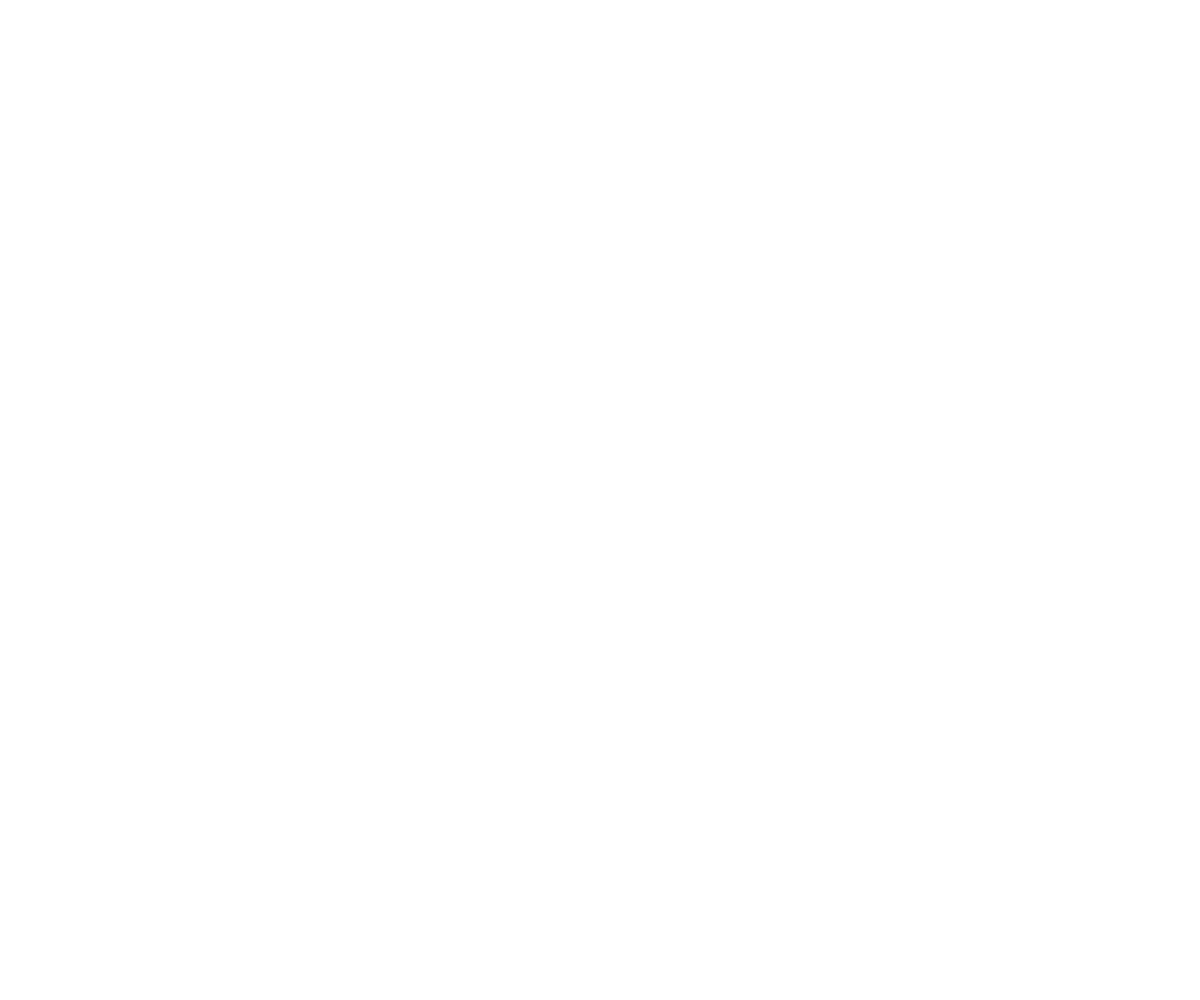
Frame 1 (no input)
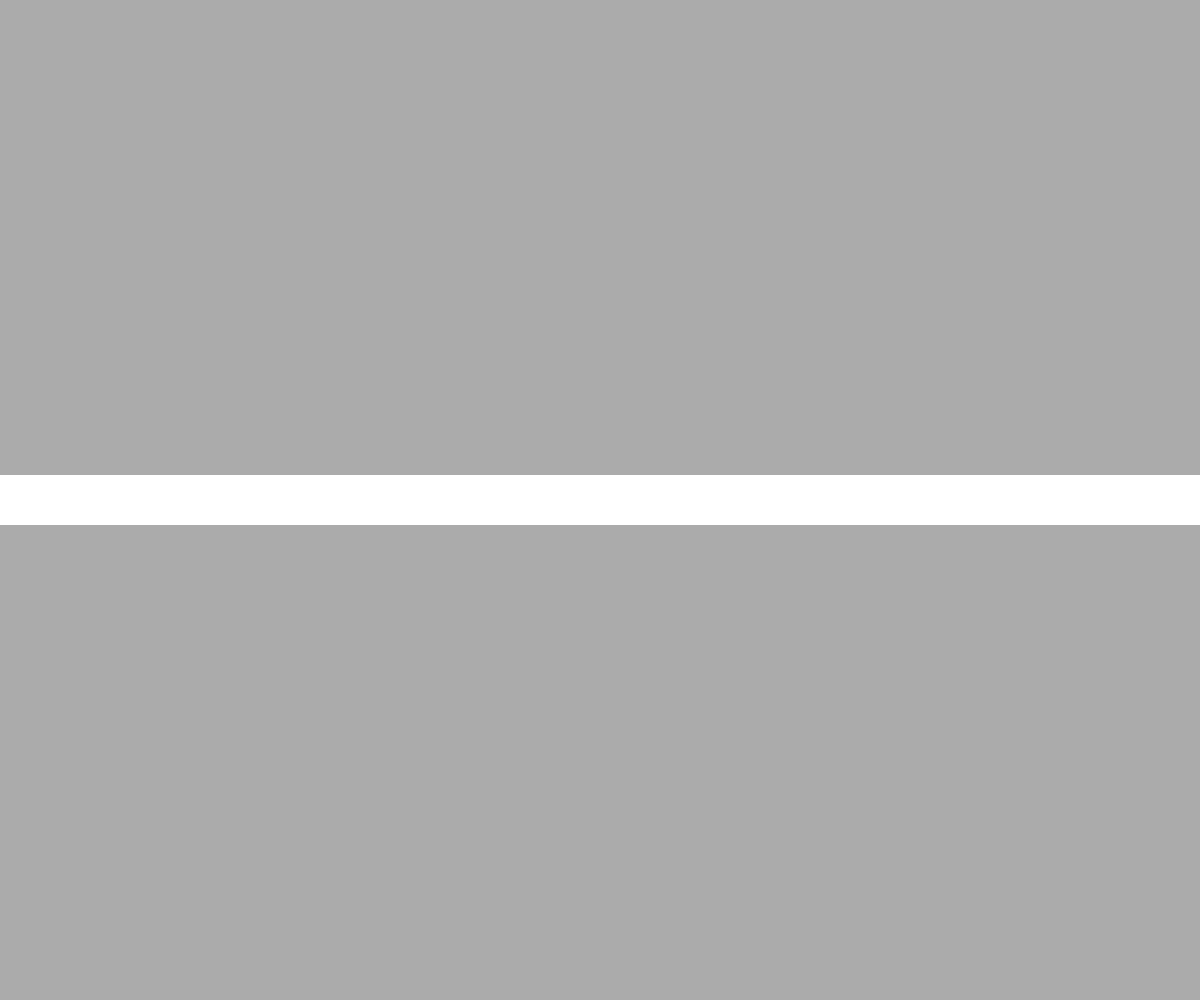
Frame 60 (no input)
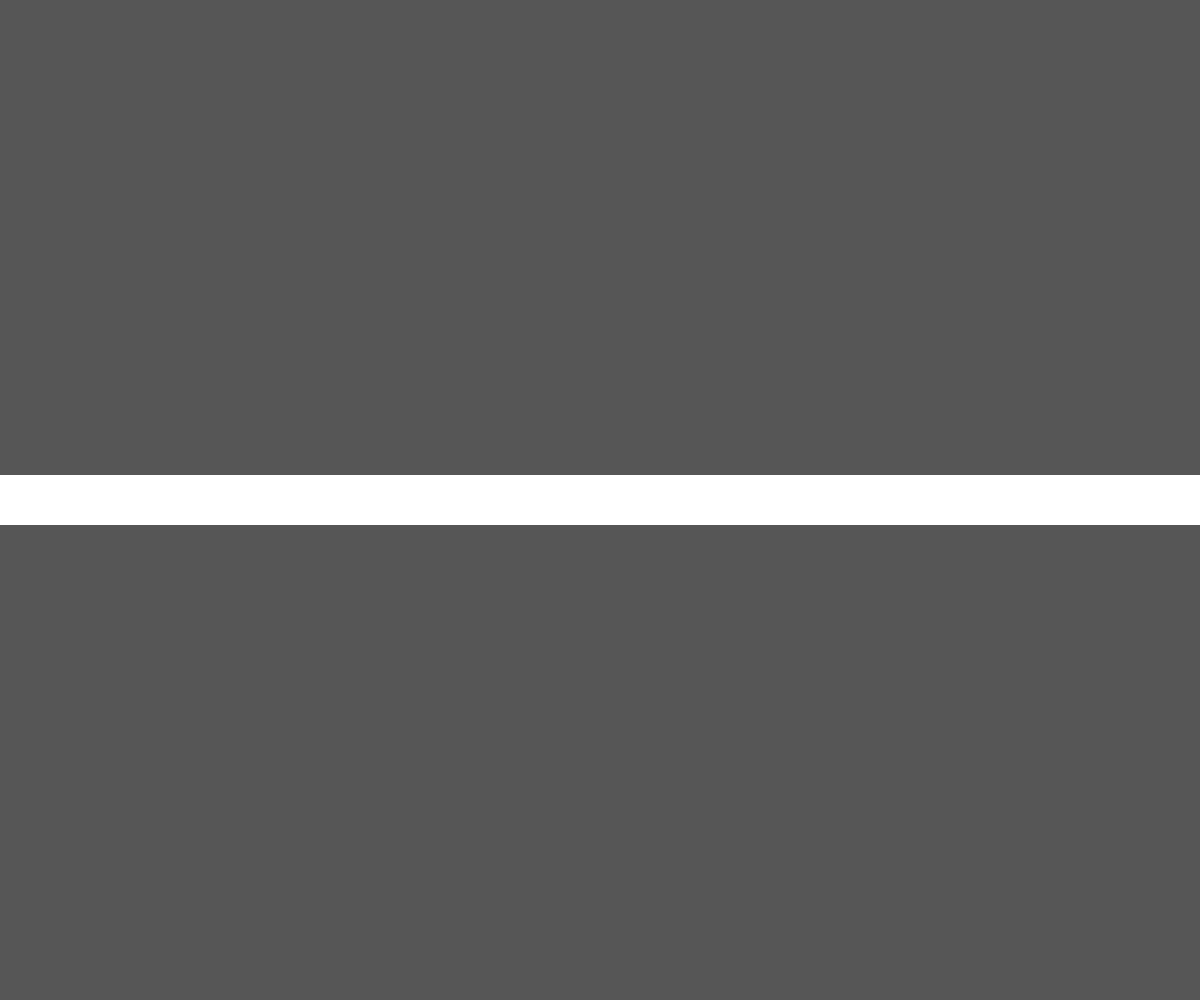
Frame 120 (the mouse pressed at the canvas centre since frame 60)

The p5.js sketch that drew these frames (run headless with seeded random() and noise() and a simulated clock; from frame 60 on, the mouse is pressed at the canvas centre):

// p5.js sketch
// ── sketch.js
// Initial settings
let settings = SCORE[1];

// Animation
let b1, b2;
let b1speed, b2speed;
let low = 0;
let high = 255;
let a = low;
let aspeed;
let m;
let bg = high;
let limit;
let anchor;
let go = true;
let debug = true;

function setup() {
  createCanvas(windowWidth, windowHeight);
  noStroke();
  noCursor();
  randomSeed(0);
  reset();
}

function calc_speed(duration, range) {
  return range / (duration * 60);
}

function calc_margin(duration, speed) {
  return (duration * 60) * speed;
}

function reset() {
  console.log("RESET");

  // Reset orientation
  limit = height;
  anchor = width;

  // Reset animation variables
  a = low;
  aspeed = calc_speed(settings.fade_time, 255);
  m = calc_margin(settings.hold_time, aspeed);
  b1 = limit * settings.layout;
  b2 = limit - b1;
  b1speed = settings.progression[0] * height * settings.dir;
  b2speed = settings.progression[1] * height * settings.dir;

  console.log("Speeds: " + b1speed, b2speed);
}

function draw() {
  background(bg);
  // Is the background white or black?
  // Make it the oppposite color
  fill(bg > low ? low : high, a);
  rect(0, 0, anchor, b1);
  rect(0, b2, anchor, limit - b2);
  a += aspeed;
  // If fully faded in
  if (a > high + m || a < low - m) {
    b1 += b1speed;
    b2 += b2speed;
    if ((b1 > limit || b1 < 0) && (b2 > limit || b2 < 0)) {
      if (b1 > limit || b2 < 0) {
        // If the background was white, make it black
        bg = bg > low ? low : high;
        console.log(bg);
      }
      reset();
    }
  }

  if (debug) {
    textAlign(RIGHT, BOTTOM);
    textSize(24);
    fill('red');
    text("b1: " + nfs(b1, 0, 2) + "\tb2: " + nfs(b2, 0, 2));
  }
}

function keyPressed() {
  if (typeof +key === 'number') {    
    settings = SCORE[key];
    reset();
    return;
  }
  switch (keyCode) {
    case SHIFT:
      debug = !debug;
      break;
    case ENTER:
      reset();
      break;
    case 32:
      go = !go;
      if (go) loop();
      else noLoop();
      break;
  }
}

// ── settings.js
// Set speeds
const SLOW = 0.0001;
const MEDIUM = 0.001;
const FAST = 0.01;

// Set layout ratios
const SLIVER = 0.475;
const TRIPTYCH = 0.34;
const DESERT = 0.1;

// Narrative
const PROGRESSIONS = {
  FOLLOW: {
    SS: [SLOW, SLOW],
    MM: [MEDIUM, MEDIUM],
    FF: [FAST, FAST],
    SM: [SLOW, MEDIUM],
    MS: [MEDIUM, SLOW],
    MF: [MEDIUM, FAST],
    FM: [FAST, MEDIUM],
    SF: [SLOW, FAST],
    FS: [FAST, SLOW],
  },
  DIVERGE: {
    SS: [-SLOW, SLOW],
    MM: [-MEDIUM, MEDIUM],
    FF: [-FAST, FAST],
    SM: [-SLOW, MEDIUM],
    MS: [-MEDIUM, SLOW],
    MF: [-MEDIUM, FAST],
    FM: [-FAST, MEDIUM],
    SF: [-SLOW, FAST],
    FS: [-FAST, SLOW],
  },
  CONVERGE: {
    SS: [SLOW, -SLOW],
    MM: [MEDIUM, -MEDIUM],
    FF: [FAST, -FAST],
    SM: [SLOW, -MEDIUM],
    MS: [MEDIUM, -SLOW],
    MF: [MEDIUM, -FAST],
    FM: [FAST, -MEDIUM],
    SF: [SLOW, -FAST],
    FS: [FAST, -SLOW],
  }
}

// Sets
const SCORE = {
  1: {
    layout: SLIVER,
    progression: PROGRESSIONS.CONVERGE.FF,
    dir : 1,
    fade_time: 3,
    hold_time: 1
  },
  2: {
    layout: TRIPTYCH,
    progression: PROGRESSIONS.DIVERGE.MM,
    dir : 1,
    fade_time: 10,
    hold_time: 3
  },
  3: {
    layout: DESERT,
    progression: PROGRESSIONS.FOLLOW.MS,
    dir : 1,
    fade_time: 5,
    hold_time: 10
  }
}
